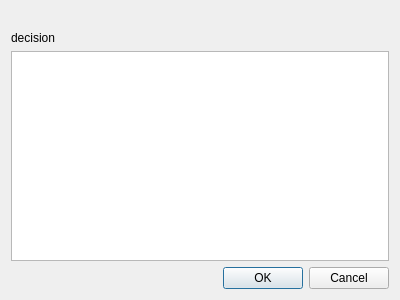
<?xml version="1.0" encoding="UTF-8"?>
<ui version="4.0">
 <class>ModFileDialog</class>
 <widget class="QDialog" name="ModFileDialog">
  <property name="geometry">
   <rect>
    <x>0</x>
    <y>0</y>
    <width>400</width>
    <height>300</height>
   </rect>
  </property>
  <property name="windowTitle">
   <string>Modified files</string>
  </property>
  <layout class="QVBoxLayout" name="verticalLayout">
   <item>
    <widget class="QLabel" name="label">
     <property name="text">
      <string/>
     </property>
    </widget>
   </item>
   <item>
    <widget class="QLabel" name="decision">
     <property name="text">
      <string>decision</string>
     </property>
    </widget>
   </item>
   <item>
    <widget class="QListWidget" name="listWidget"/>
   </item>
   <item>
    <widget class="QDialogButtonBox" name="buttonBox">
     <property name="orientation">
      <enum>Qt::Horizontal</enum>
     </property>
     <property name="standardButtons">
      <set>QDialogButtonBox::Cancel|QDialogButtonBox::Ok</set>
     </property>
    </widget>
   </item>
  </layout>
 </widget>
 <resources/>
 <connections>
  <connection>
   <sender>buttonBox</sender>
   <signal>accepted()</signal>
   <receiver>ModFileDialog</receiver>
   <slot>accept()</slot>
   <hints>
    <hint type="sourcelabel">
     <x>248</x>
     <y>254</y>
    </hint>
    <hint type="destinationlabel">
     <x>157</x>
     <y>274</y>
    </hint>
   </hints>
  </connection>
  <connection>
   <sender>buttonBox</sender>
   <signal>rejected()</signal>
   <receiver>ModFileDialog</receiver>
   <slot>reject()</slot>
   <hints>
    <hint type="sourcelabel">
     <x>316</x>
     <y>260</y>
    </hint>
    <hint type="destinationlabel">
     <x>286</x>
     <y>274</y>
    </hint>
   </hints>
  </connection>
 </connections>
</ui>
